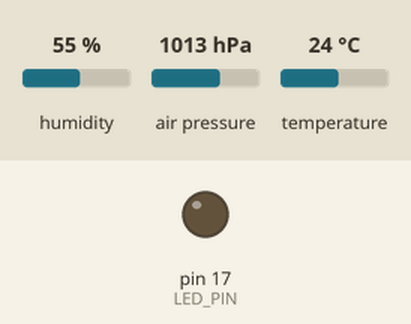
Bench run of a sketch on a simulated Arduino Leonardo, built for the host (arithmetic inside an expression is 32-bit, double 64-bit). Parts: output pins drawn as LEDs (lit = HIGH). The test bench sets the inputs (shaded band); at power-on: humidity 55 %, air pressure 1013 hPa, temperature 24 °C. The local clock reads 2024-03-15 10:24:30 at power-on unless the sketch sets it; what the sketch prints to the serial monitor is not drawn.

Above: at 0.0 s.
At 4.9 s:
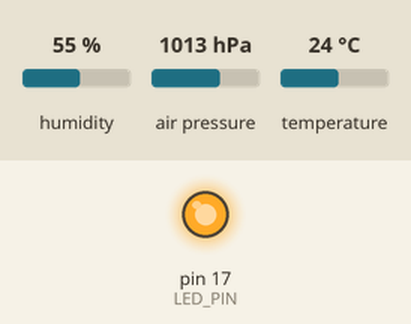
Timing chart, 0 to 7.0 s (numbered marks = the images above):
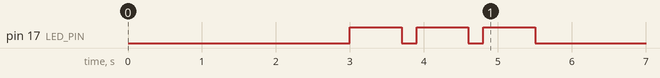

The sketch:

pro_micro_send_data_gprs.ino
```cpp
// --- НАСТРОЙКИ ДЛЯ УМЕНЬШЕНИЯ РАЗМЕРА ПРОШИВКИ ---
// Этот блок должен быть в самом начале файла, до #include
#define TINY_GSM_MODEM_SIM800
#define TINY_GSM_RX_BUFFER   64
#define TINY_GSM_HAS_SMS      0
#define TINY_GSM_HAS_CALLS    0
#define TINY_GSM_HAS_LOCATION 0
#define TINY_GSM_HAS_FTP      0
#define TINY_GSM_HAS_BLUETOOTH 0
#define TINY_GSM_HAS_MQTT     0
#define TINY_GSM_HAS_SSL      0
// --- КОНЕЦ БЛОКА НАСТРОЕК ---

#include <TinyGsmClient.h>
#include <Wire.h>
#include "RTClib.h"
#include <Adafruit_Sensor.h>
#include <Adafruit_BME280.h>

// --- НАСТРОЙКИ СЕТИ И СЕРВЕРА ---
const char apn[]    = "internet"; // APN твоего оператора
const char server[] = "94.228.123.208";
const int  port     = 8001;


// --- ОБЪЕКТЫ И ПЕРЕМЕННЫЕ ---
RTC_DS3231 rtc;
Adafruit_BME280 bme;


// --- ПИНЫ ---
// Мы не используем RST в этом простом примере, чтобы сэкономить место

// --- ОБЪЕКТЫ МОДЕМА ---
// Используем аппаратный Serial1 на пинах 0(RX) и 1(TX)
#define SerialGSM Serial1
TinyGsm modem(SerialGSM);
TinyGsmClient client(modem);


// --- ПИНЫ ДЛЯ PRO MICRO ---
#define LED_PIN       17  // <<< ИЗМЕНЕНО: Используем RX LED на пине 17
#define MODEM_RST_PIN 5


void blink() {
  int i = 0;
  while(i++ < 3) {
    digitalWrite(17, HIGH);
    delay(700); // Уменьшим задержку, чтобы быстрее увидеть результат
    digitalWrite(17, LOW);
    delay(200);
  }
}


void setup() {
  // Запускаем Serial для отладки в мониторе порта
  Serial.begin(9600);
  delay(3000); // Даем время на открытие монитора порта

  pinMode(LED_PIN, OUTPUT);
  blink();
  Wire.begin(); // На Pro Micro это пины 2(SDA) и 3(SCL)

  if (!rtc.begin()) {
    Serial.println(F("Error: 1"));
  }

  if (!bme.begin(0x76)) {
    Serial.println(F("Error: 2"));
  }


  Serial.println(F("--- GSM Test Message Sender ---"));

  // <<< ВАЖНО! Установи здесь ту скорость, на которой модем ответил OK!
  // <<< Возможно, это 115200 или 57600, а не 9600.
  SerialGSM.begin(9600);

  Serial.println(F("Initializing modem..."));
  if (!modem.restart()) {
    Serial.println(F("Failed to restart modem. Halting."));
    while (true); // Остановка программы
  }
  Serial.println(F("Modem is ready."));

  Serial.print(F("Waiting for network..."));
  if (!modem.waitForNetwork()) {
    Serial.println(F(" fail."));
    while (true);
  }
  Serial.println(F(" OK."));

  Serial.print(F("Connecting to GPRS..."));
  if (!modem.gprsConnect(apn)) {
    Serial.println(F(" fail."));
    while (true);
  }
  Serial.println(F(" OK."));

  Serial.println(F("\nSetup complete. Ready to send message."));
}

void loop() {
  Serial.print(F("Connecting to server "));
  Serial.print(server);
  Serial.print(F(":"));
  Serial.println(port);


 // --- 1. Считываем данные с датчиков ---
  DateTime now = rtc.now();
  float temperature = bme.readTemperature();
  float humidity = bme.readHumidity();
  float pressure = bme.readPressure() / 100.0F;

  char postData[128];
  char tempStr[8];
  char humStr[8];
  char pressStr[8];

  // Преобразуем каждое float-число в строку
  dtostrf(temperature, 4, 1, tempStr); // 4 - общая ширина, 1 - знак после запятой
  dtostrf(humidity, 4, 1, humStr);
  dtostrf(pressure, 6, 1, pressStr);   // Давление может быть > 1000, берем ширину побольше

  snprintf(postData, sizeof(postData), "%04d-%02d-%02d %02d:%02d,%s,%s,%s", now.year(), now.month(), now.day(), now.hour(), now.minute(), tempStr, humStr, pressStr);


  // Устанавливаем соединение с сервером
  if (client.connect(server, port)) {
    Serial.println(F("Connection successful!"));

    // --- Отправляем наше тестовое сообщение ---
    client.print(postData);
    // -----------------------------------------

    Serial.print(F("Message sent: "));
    Serial.println(postData);

    client.stop();
    Serial.println(F("Connection closed."));
  } else {
    Serial.println(F("Connection failed."));
  }

  // Отключаемся от GPRS для чистоты эксперимента
  modem.gprsDisconnect();
  Serial.println(F("GPRS disconnected."));

  Serial.println(F("\nTest complete. Halting program."));
  // Бесконечный цикл, чтобы программа остановилась после одной отправки
  while (true) {
    delay(1000);
  }
}
```
